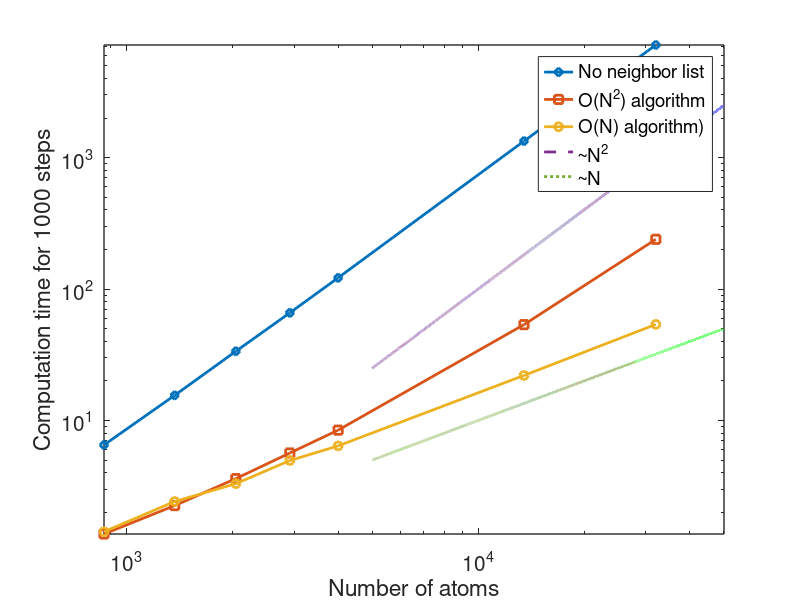

This chart was generated by the following MATLAB code:
clear;close all;

time_0=[6.515,15.54,33.627,65.971,121.812,1335.68,7194.2];
time_1=[1.425,2.418,3.307,4.957,6.41,22.015,53.86];
time_2=[1.369,2.252,3.612,5.659,8.445,53.63,239.142];
N=[6:10,15,20].^3*4;
figure;
loglog(N,time_0,'d-','linewidth',2); hold on;
plot(N,time_2,'s-','linewidth',2); hold on;
plot(N,time_1,'o-','linewidth',2); hold on;
x=5e3:5e4;
plot(x,1e-6*x.^2,'--','linewidth',2);
plot(x,1e-3*x,':','linewidth',2);
xlabel('Number of atoms');
ylabel('Computation time for 1000 steps');
legend('No neighbor list','O(N^2) algorithm', 'O(N) algorithm)','~N^2','~N');
set(gca,'fontsize',15,'linewidth',1);
axis tight